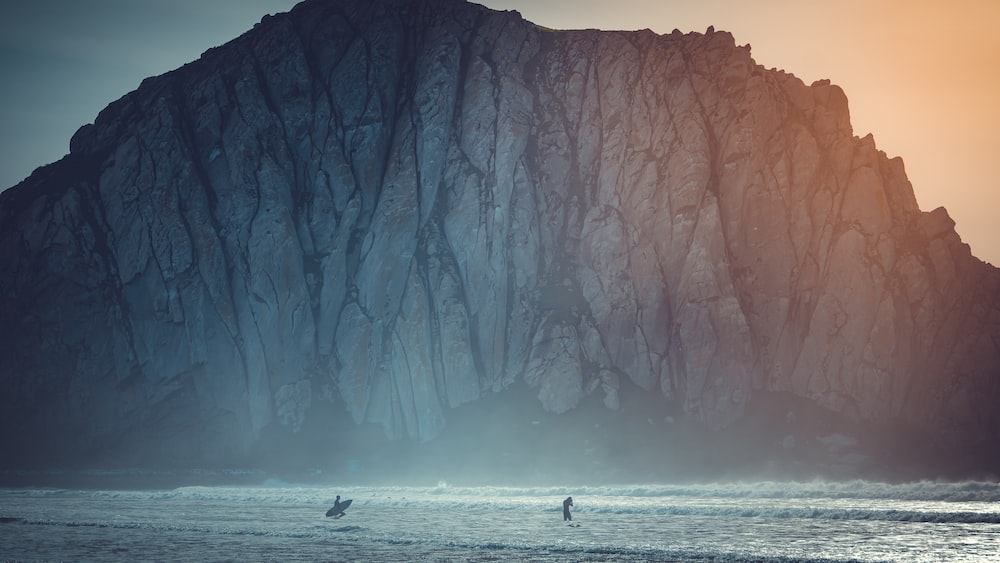
#> input picture codes/linear_filters/images/image2.jpeg, 1000 x 563 px
$ python diferential_filter.py
#> lines starting #> are read from the running program, lines starting #| are printed output that depends on the picture
import cv2
import matplotlib.pyplot as plt


img = cv2.imread('./images/image2.jpeg')
#> img is the input picture: shape (563, 1000, 3); mean B, G, R 110.4, 104.9, 101.9

# diferential 11x11 filter
kernel_size = 11
kernel = cv2.getGaussianKernel(kernel_size, 0)
kernel = kernel * kernel.T
filtered_img = cv2.filter2D(img, -1, kernel)

# plot
fig, ax = plt.subplots(1, 2, figsize=(10, 5))
ax[0].imshow(cv2.cvtColor(img, cv2.COLOR_BGR2RGB))
ax[0].set_title('Imagem original')
ax[1].imshow(cv2.cvtColor(filtered_img, cv2.COLOR_BGR2RGB))
ax[1].set_title('Imagem filtrada com kernel de 11x11')
plt.show()
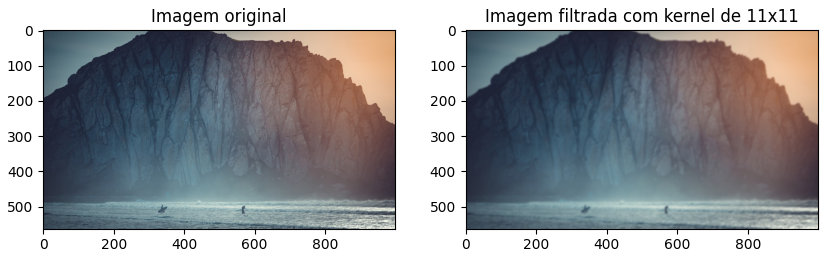
#> figure drawn by matplotlib, 2 panels
